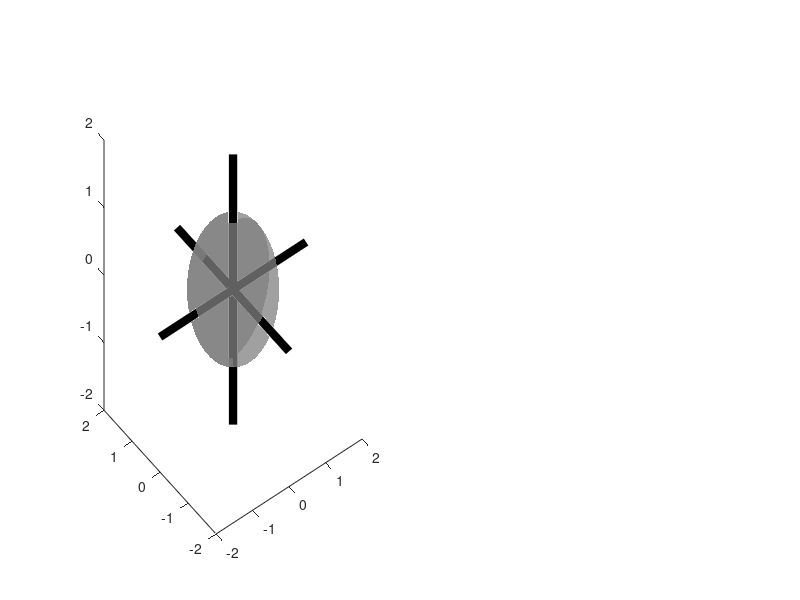

Here is the MATLAB script that generated this plot: (Note: this script raises an error after producing the figure.)
close all; clear all; clc;

xlim([-3,3]);
ylim([-3,3]);
zlim([-2,2]);
subplot(1,2,1);
set(gca, 'Fontsize', 14);

%% Define rotation matrix 

t1 = pi/15;
t2 = -pi/9;
t3 = -pi/20;

Rx = [1 0 0;
    0 cos(t1) -sin(t1);
    0 sin(t1)  cos(t1)];

Ry = [cos(t2) 0 sin(t2);
    0 1 0;
    -sin(t2) 0 cos(t2)];

Rz = [cos(t3) -sin(t3) 0;
    sin(t3) cos(t3) 0;
    0 0 1];


Sigma = diag([3; 1; 0.5]);

R = Rz*Ry*Rx*Sigma;

%% Plot sphere and great circles 

[x,y,z] = sphere(250);
plot3([-2 2], [0 0],   [0 0], 'k', 'LineWidth', 6);
hold on
plot3( [0 0], [-2 2],  [0 0], 'k', 'LineWidth', 6);
plot3( [0 0],  [0 0], [-2 2], 'k', 'LineWidth', 6);

h1 = surf(x,y,z);
hold on
set(h1, 'EdgeColor', 'none', 'FaceColor', [0.5 0.5 0.5], 'FaceAlpha', 0.75)

lighting phong
shading interp
axis equal 

theta = (0:0.001:1)*2*pi;
x1 = cos(theta);
y1 = sin(theta);
z1 = 0*theta;

x2 = 0*theta;
y2 = cos(theta);
z2 = sin(theta);  

x3 = cos(theta);
y3 = 0*theta;
z3 = sin(theta);

plot3(x1, y1, z1, 'k', 'LineWidth', 6);
plot3(x2, y2, z2, 'k', 'LineWidth', 6);
plot3(x3, y3, z3, 'k', 'LineWidth', 6);



